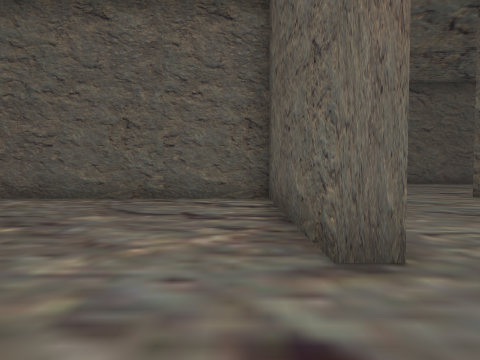
View 1 (above)

22 first-person views from a walk through a Unity game level. The camera is 1.3 m above the floor, tilts 2° down and sees 80° across. The floor is counted in squares, 2 m on a side. Each view is taken from the middle of a square. On the plan, view 1 faces up. The plan holds only what a view shows up to about 9 squares ahead; the rest is blank. The place goes on beyond the plan. The player is left out.

View 2
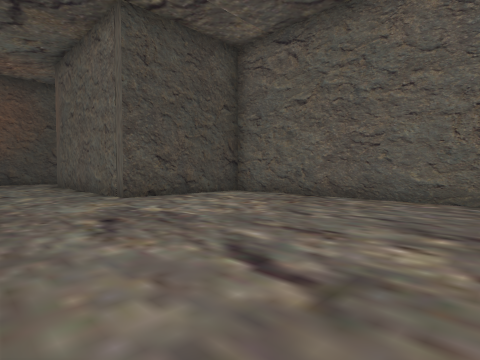

View 3
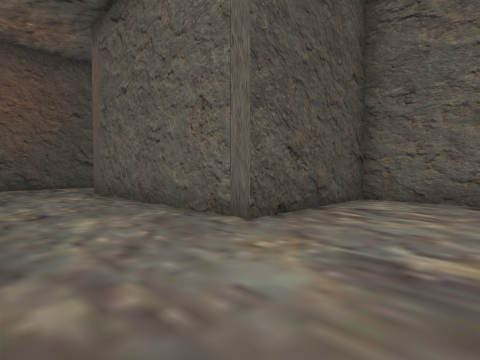

View 4
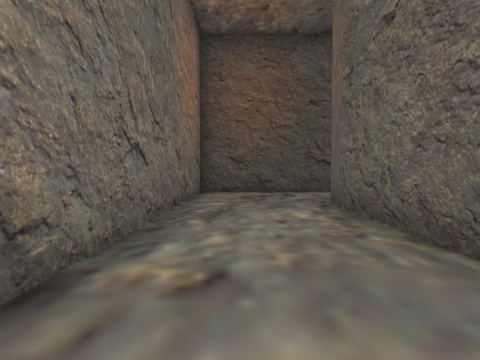

View 5
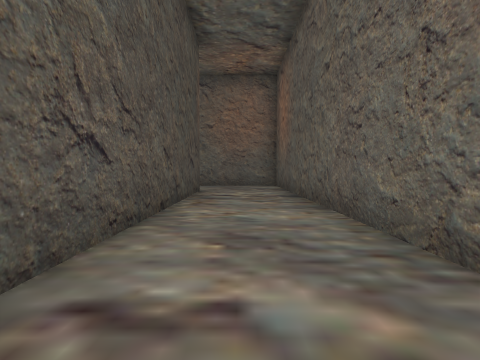

View 6
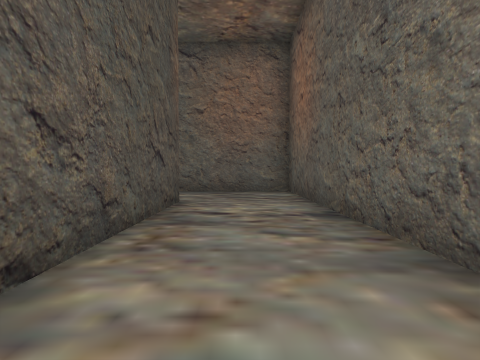

View 7
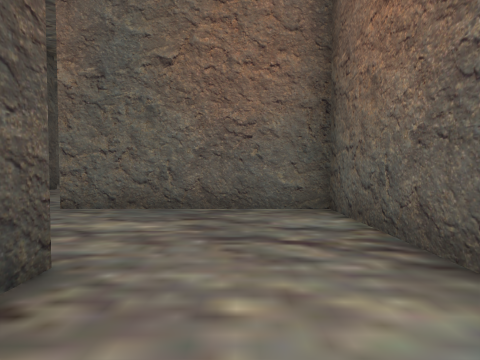

View 8
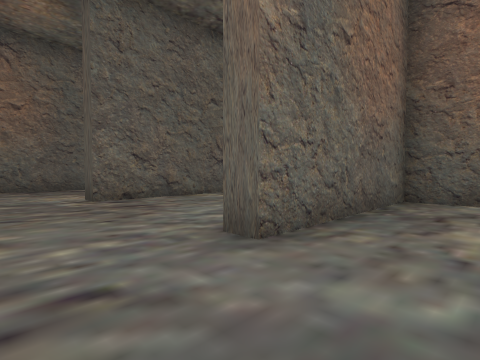

View 9
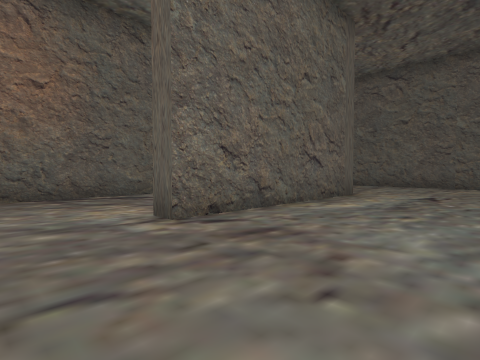

View 10
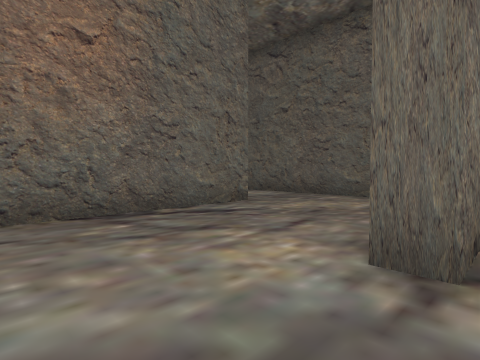

View 11
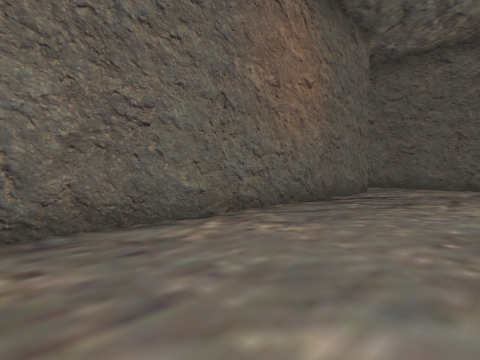

View 12
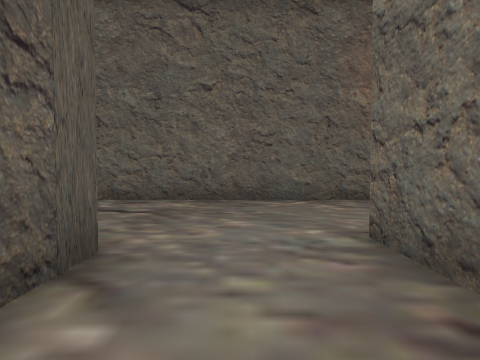

View 13
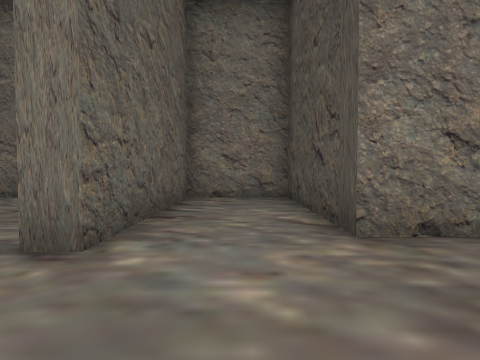

View 14
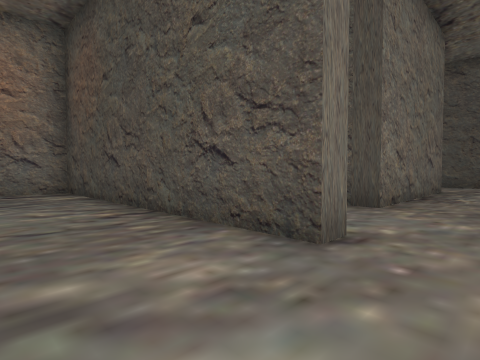

View 15
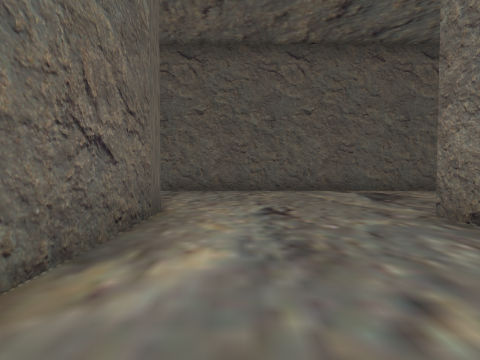

View 16
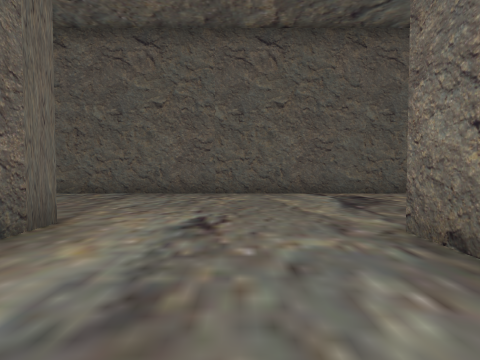

View 17
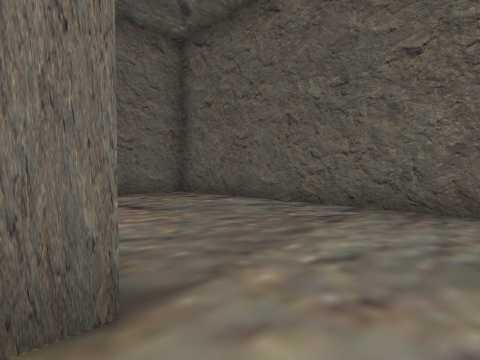

View 18
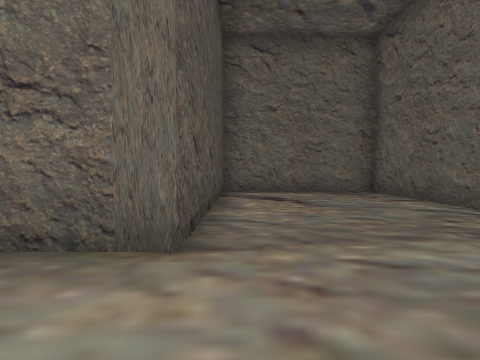

View 19
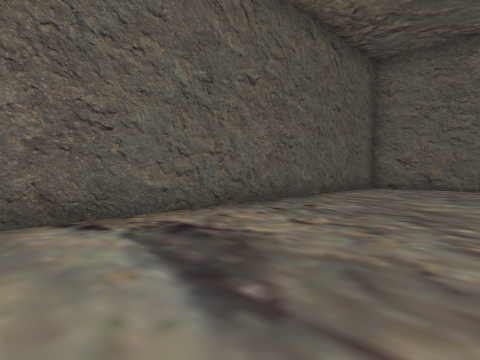

View 20
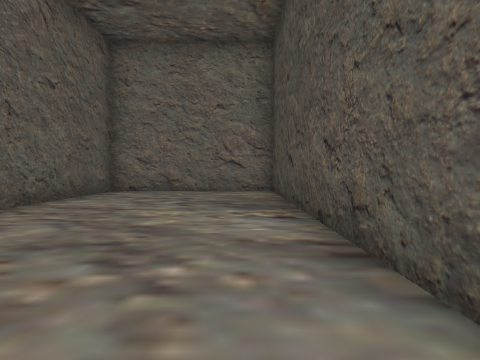

View 21
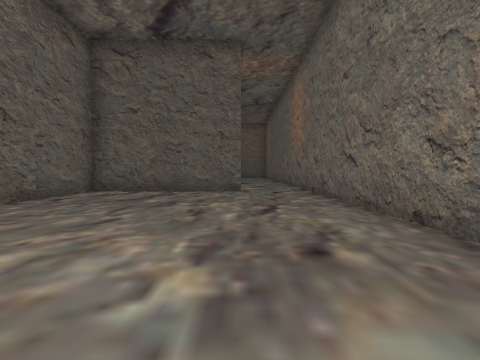

View 22
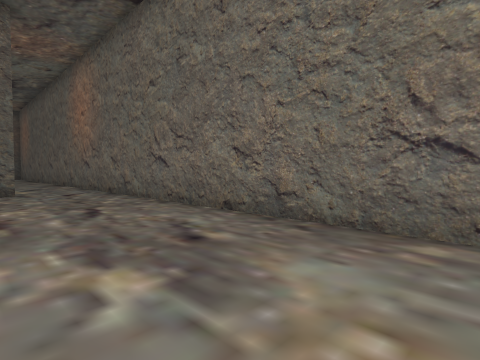

### Floor plan
Points are (right, up) in squares from view 1. A wall is a line through its corners. A room is listed if a view was taken in it or the views show most of it. See-through windows are left out.
Room 1 (views 1, 2, 3, 4, 5, 6, 7, 21, 22)
walls: (-7.8, -0.2) (0.6, -0.2); (0.7, 2) (0.7, 6.5) (-8.6, 6.5) (-8.6, 2.8) (-14.5, 2.8) (-14.5, 12.7) (-19, 12.7); (-17.2, 9.9) (-17.2, -0.2) (-10.2, -0.2)
ways out: opening at (-18.5, 11.5) to room 2; opening at (1, 0.5)
Room 2 (views 8, 9, 10, 11, 12, 13, 14, 15, 16, 17, 18, 19, 20)
walls: (-15, 13.2) (-14, 13.2); (-14, 18.9) (-14, 22.8); (-19, 12.7) (-19, 13.2) (-18.2, 13.2); (-16.4, 21.2) (-27.1, 21.2); (-14, 10.9) (-14, 3.2) (-9.1, 3.2) (-9.1, 23.4) (-13.5, 23.4); (-13.5, 23.1) (-13.5, 17.2) (-19, 17.2) (-19, 17.8); (-27.5, 17.3) (-25.1, 17.3) (-25.1, 13.2) (-22.7, 13.2) (-22.7, 17.8) (-22.3, 17.8) (-22.3, 9.9) (-20.8, 9.9)
ways out: opening at (-18.5, 11.5) to room 1

Positions as (right, up) in squares from view 1, and headings:
1: (0, 0), facing up
2: (-2, 0), facing up-left
3: (-6, 0), facing up-left
4: (-9, 1), facing left
5: (-16, 1), facing up
6: (-16, 4), facing up
7: (-16, 8), facing up
8: (-21, 11), facing up-right
9: (-21, 14), facing up-right
10: (-21, 17), facing up-right
11: (-25, 18), facing up-right
12: (-24, 15), facing up
13: (-24, 20), facing down
14: (-20, 19), facing down-left
15: (-18, 16), facing right
16: (-17, 15), facing right
17: (-14, 16), facing up-right
18: (-13, 15), facing up
19: (-13, 14), facing down-right
20: (-13, 12), facing down
21: (-8, 2), facing right
22: (-8, 3), facing down-right
